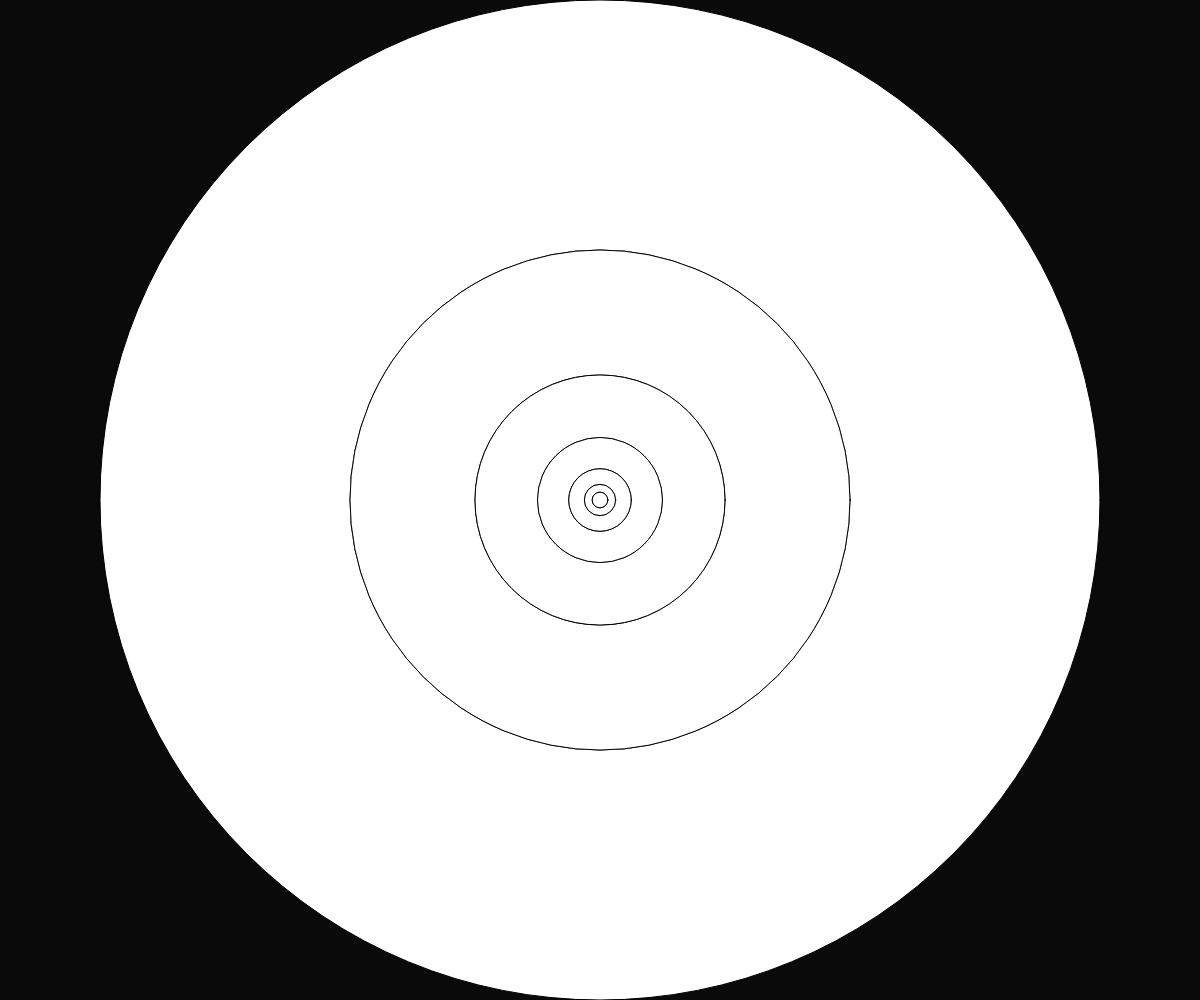
Frame 1 (no input)
Frame 60 (no input): identical to frame 1, image omitted
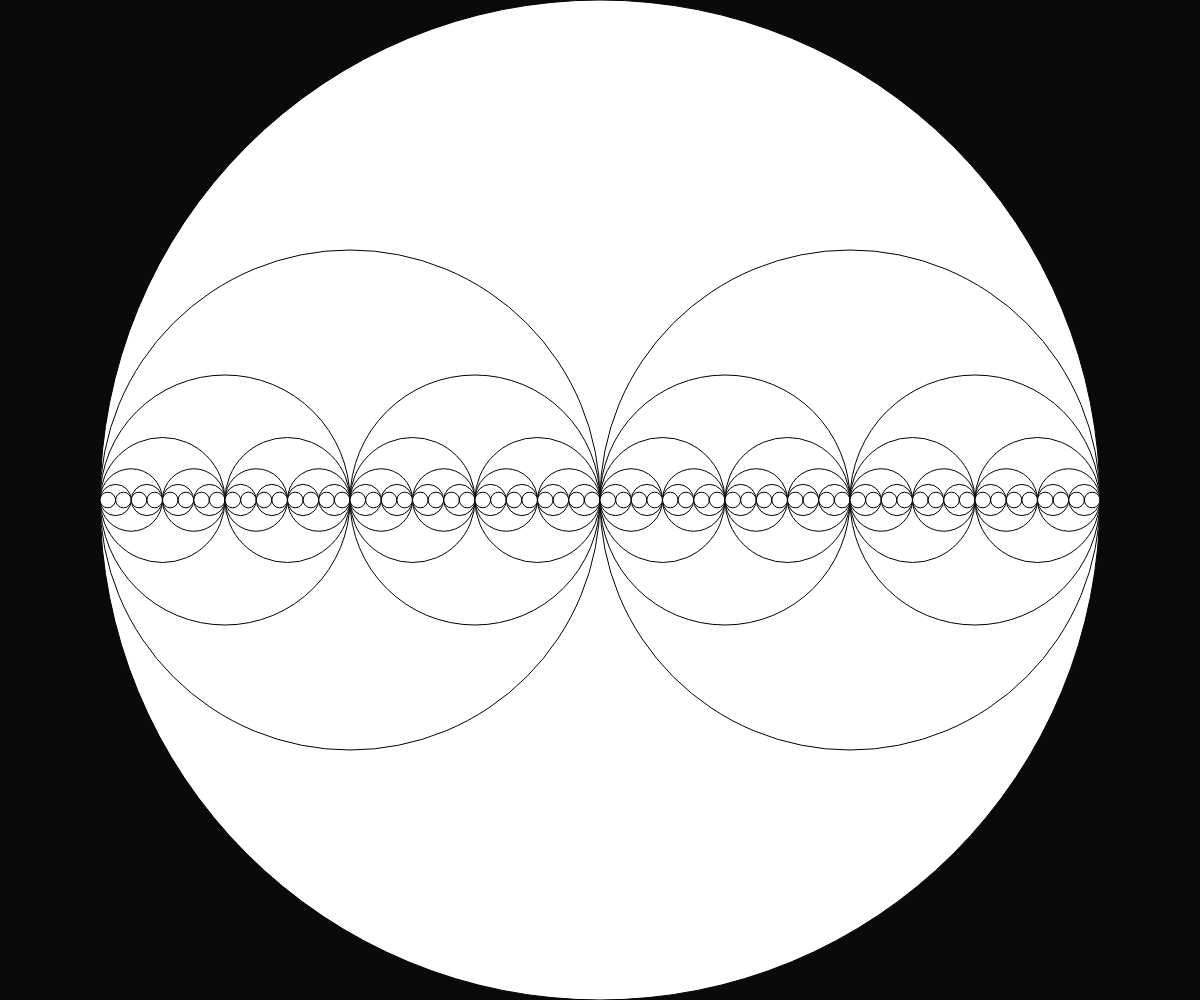
Frame 120 (the mouse pressed at the canvas centre since frame 60)

The p5.js sketch that drew these frames (run headless with seeded random() and noise() and a simulated clock; from frame 60 on, the mouse is pressed at the canvas centre):

// p5.js sketch
// ── sketch.js

// jordyn
// 11/9/2021



function setup() {
  createCanvas(windowWidth, windowHeight);
}

function draw() {
  background(10);
  recursiveCircle(width/2,height/2);
}
function recursiveCircle(x,r){
  circle(x,height/2,r*2);
  if(r > 10){
    recursiveCircle(x - (mouseX/width)*r,r/2);
    recursiveCircle(x + (mouseX/width)*r,r/2);

  }
}
